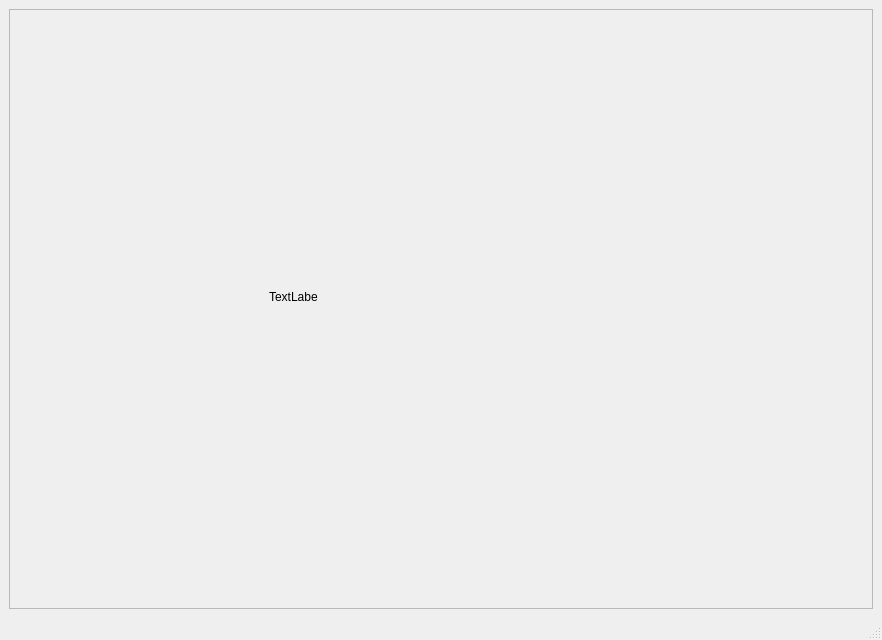
<?xml version="1.0" encoding="UTF-8"?>
<ui version="4.0">
 <class>MainWindow</class>
 <widget class="QMainWindow" name="MainWindow">
  <property name="geometry">
   <rect>
    <x>0</x>
    <y>0</y>
    <width>882</width>
    <height>640</height>
   </rect>
  </property>
  <property name="windowTitle">
   <string>MainWindow</string>
  </property>
  <widget class="QWidget" name="centralwidget">
   <layout class="QHBoxLayout" name="horizontalLayout">
    <item>
     <widget class="QScrollArea" name="scrollArea">
      <property name="widgetResizable">
       <bool>true</bool>
      </property>
      <widget class="QWidget" name="scrollAreaWidgetContents">
       <property name="geometry">
        <rect>
         <x>0</x>
         <y>0</y>
         <width>862</width>
         <height>577</height>
        </rect>
       </property>
       <layout class="QHBoxLayout" name="horizontalLayout_2">
        <item>
         <widget class="QStackedWidget" name="stackedWidget">
          <property name="currentIndex">
           <number>1</number>
          </property>
          <widget class="QWidget" name="page">
           <widget class="QLabel" name="label">
            <property name="geometry">
             <rect>
              <x>220</x>
              <y>290</y>
              <width>49</width>
              <height>16</height>
             </rect>
            </property>
            <property name="text">
             <string>TextLabel</string>
            </property>
           </widget>
          </widget>
          <widget class="QWidget" name="page_2">
           <widget class="QLabel" name="label_2">
            <property name="geometry">
             <rect>
              <x>250</x>
              <y>270</y>
              <width>49</width>
              <height>16</height>
             </rect>
            </property>
            <property name="text">
             <string>TextLabel</string>
            </property>
           </widget>
          </widget>
         </widget>
        </item>
       </layout>
      </widget>
     </widget>
    </item>
   </layout>
  </widget>
  <widget class="QMenuBar" name="menubar">
   <property name="geometry">
    <rect>
     <x>0</x>
     <y>0</y>
     <width>882</width>
     <height>22</height>
    </rect>
   </property>
  </widget>
  <widget class="QStatusBar" name="statusbar"/>
 </widget>
 <resources/>
 <connections/>
</ui>
